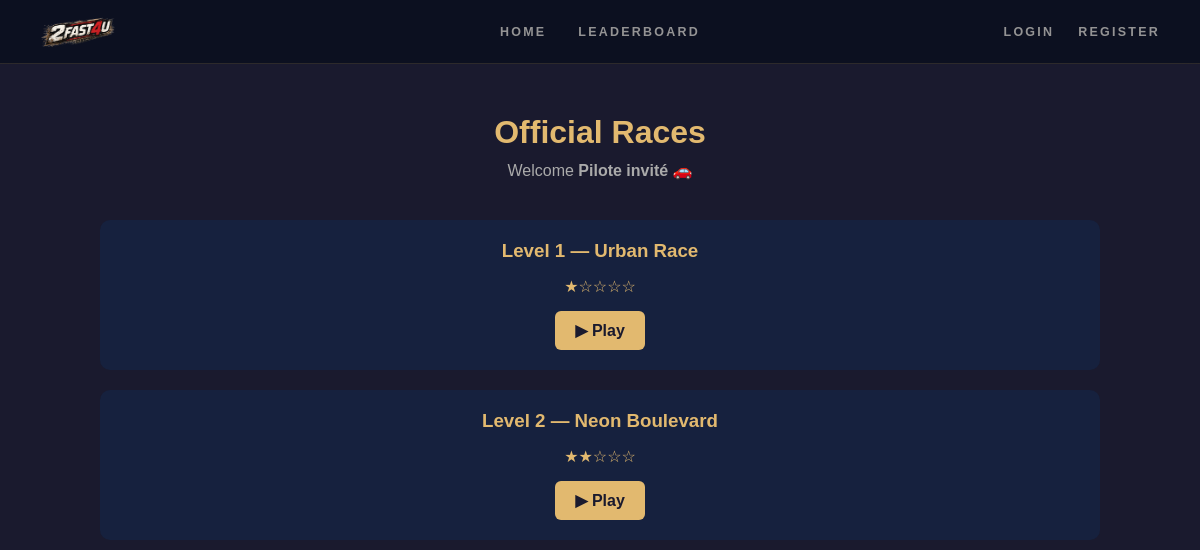
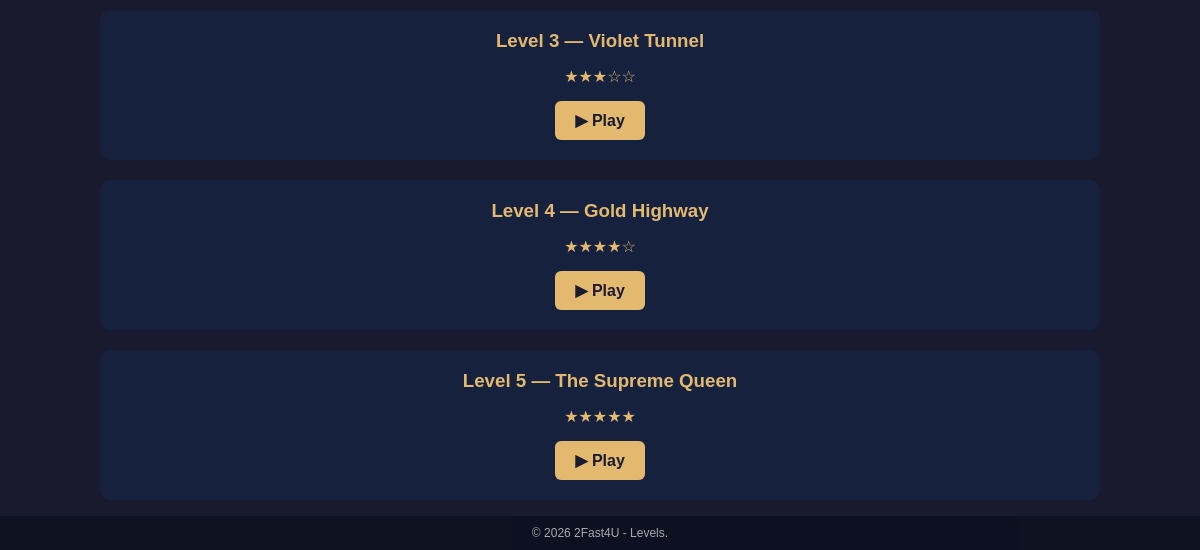
The app's page /pages/levels.php, older data (2 pictures, top to bottom).
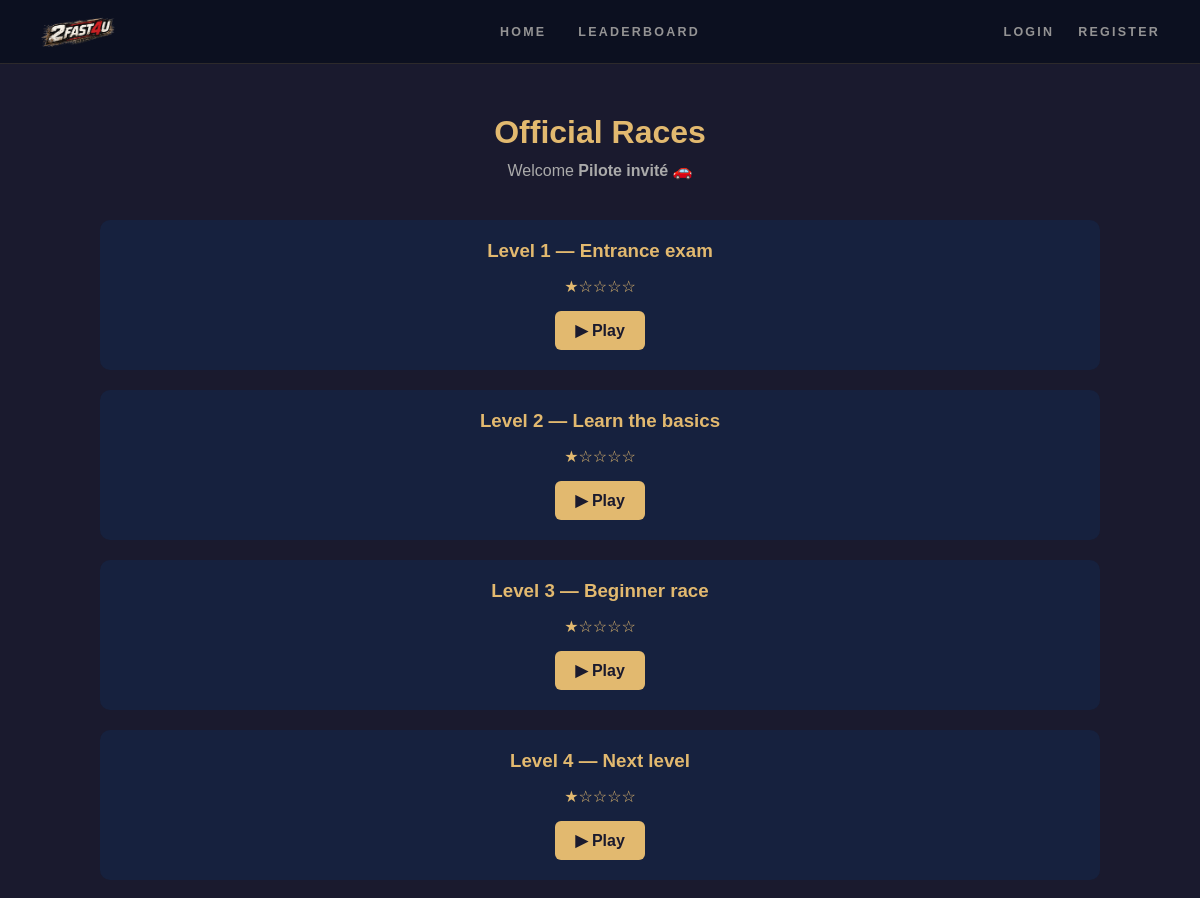
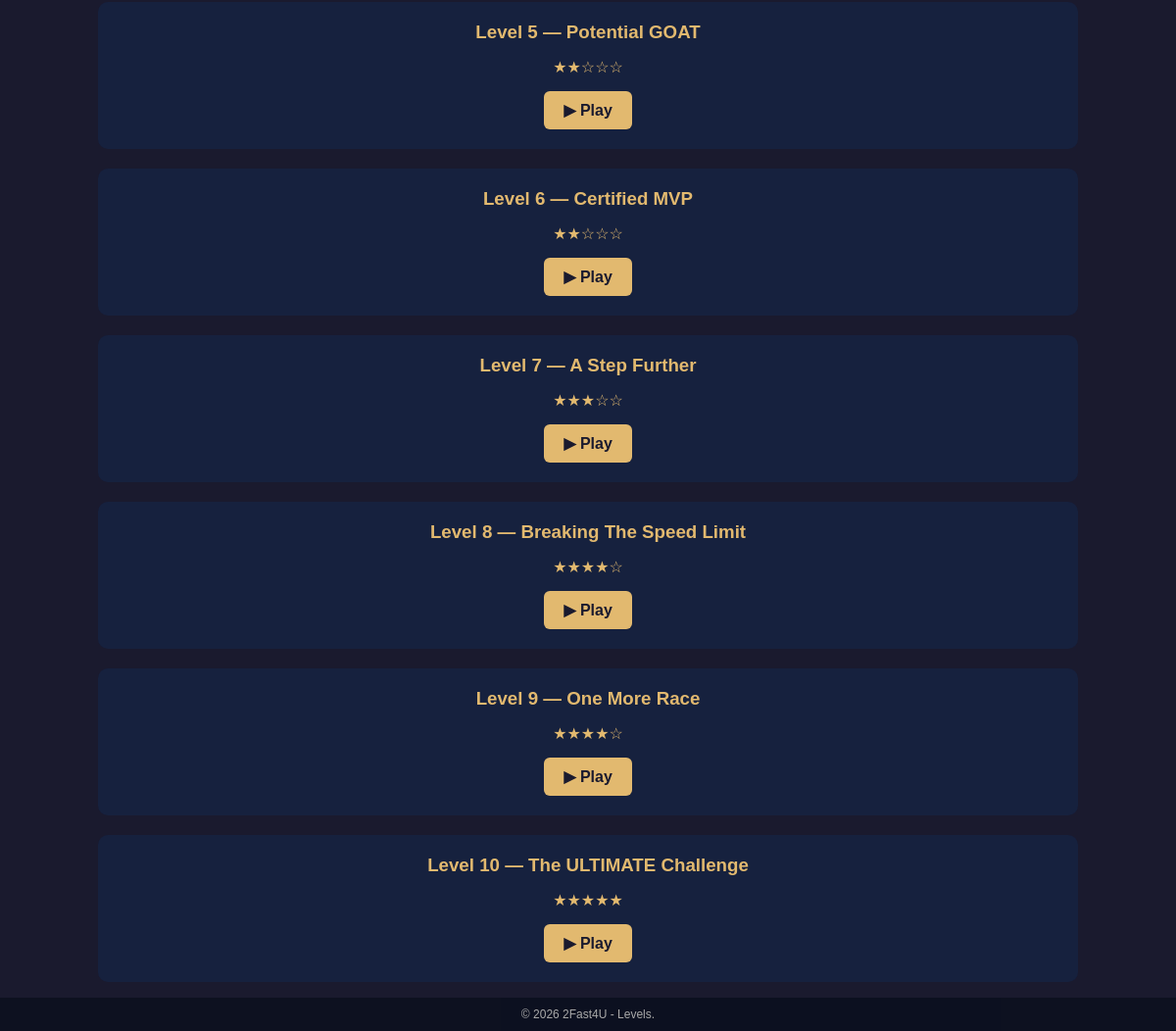
The same page, newer data (2 pictures, top to bottom).
### tables this page shows
CREATE TABLE `niveau_cree` (
  `ID` int(11) NOT NULL,
  `Taille` int(11) NOT NULL,
  `Nombre_coups` int(11) NOT NULL DEFAULT '0',
  `Difficulte` int(11) NOT NULL DEFAULT '1',
  `grille` text,
  `Nom_du_niveau` text,
  `ID_Utilisateur` int(11) DEFAULT NULL,
  `code` varchar(10) DEFAULT NULL
);

### pages/levels.php (the view, shortened to what this page needs)
<?php
require_once '../includes/db.php';
$niveaux = $pdo->query("SELECT * FROM niveau_cree ORDER BY Difficulte ASC")->fetchAll();
$pseudo = $_SESSION['pseudo'] ?? 'Pilote invité';
function afficherEtoiles(int $niveau): string {
    return str_repeat('★', $niveau) . str_repeat('☆', 5 - $niveau);
}
?>
<!DOCTYPE html>
<html lang="fr">
<head>
    <link rel="stylesheet" href="../css/levels.css">
    <link rel="stylesheet" href="../css/style.css">
</head>
<body>
    <header>
            <a href="index.php" class="logo">
                <img src="../media/2fast.png" alt="2Fast4U" style="height: 40px;">
            </a>
        <nav>
            <a href="index.php">Home</a>
            <a href="leaderboard.php">Leaderboard</a>
        </nav>
        <div class="nav-right">
            <?php if (isset($_SESSION['pseudo'])): ?>
                <a href="profile.php"><?= htmlspecialchars($_SESSION['pseudo']) ?></a>
                <a href="logout.php">Logout</a>
            <?php else: ?>
                <a href="login.php">Login</a>
                <a href="register.php">Register</a>
            <?php endif; ?>
        </div>
    </header>
<section class="hero">
    <h2>Official Races</h2>
    <p>Welcome <strong><?= htmlspecialchars($pseudo) ?></strong> 🚗</p>
</section>
<section class="levels-container">
<?php foreach ($niveaux as $i => $niveau):
    $isLocked = in_array($niveau['ID'], $_SESSION['locked_levels'] ?? []);
?>
<div class="card <?= $isLocked ? 'locked' : '' ?>">
    <h3>Level <?= $i + 1 ?> — <?= htmlspecialchars($niveau['Nom_du_niveau']) ?></h3>
    <p class="difficulty"><?= afficherEtoiles($niveau['Difficulte']) ?></p>
    <?php if ($isLocked): ?>
        <span class="btn btn-lock">🔒 Locked</span>
    <?php else: ?>
        <a class="btn" href="game.php?type=fixed&id=<?= $i ?>">▶ Play</a>
    <?php endif; ?>
</div>
<?php endforeach; ?>
</section>
        <footer>
            © <?= date('Y') ?> 2Fast4U - Levels.
        </footer>
</body>
</html>

Row changes from the older to the newer data that the page shows:
removed niveau_cree: Nom_du_niveau "Neon Boulevard", Difficulte "★★☆☆☆"
removed niveau_cree: Nom_du_niveau "Violet Tunnel", Difficulte "★★★☆☆"
removed niveau_cree: Nom_du_niveau "Gold Highway", Difficulte "★★★★☆"
removed niveau_cree: Nom_du_niveau "The Supreme Queen", Difficulte "★★★★★"
changed niveau_cree: Nom_du_niveau "Urban Race" → "Entrance exam"
added niveau_cree: Nom_du_niveau "Learn the basics", Difficulte "★☆☆☆☆"
added niveau_cree: Nom_du_niveau "Beginner race", Difficulte "★☆☆☆☆"
added niveau_cree: Nom_du_niveau "Next level", Difficulte "★☆☆☆☆"
added niveau_cree: Nom_du_niveau "Potential GOAT", Difficulte "★★☆☆☆"
added niveau_cree: Nom_du_niveau "Certified MVP", Difficulte "★★☆☆☆"
added niveau_cree: Nom_du_niveau "A Step Further", Difficulte "★★★☆☆"
added niveau_cree: Nom_du_niveau "Breaking The Speed Limit", Difficulte "★★★★☆"
added niveau_cree: Nom_du_niveau "One More Race", Difficulte "★★★★☆"
added niveau_cree: Nom_du_niveau "The ULTIMATE Challenge", Difficulte "★★★★★"
